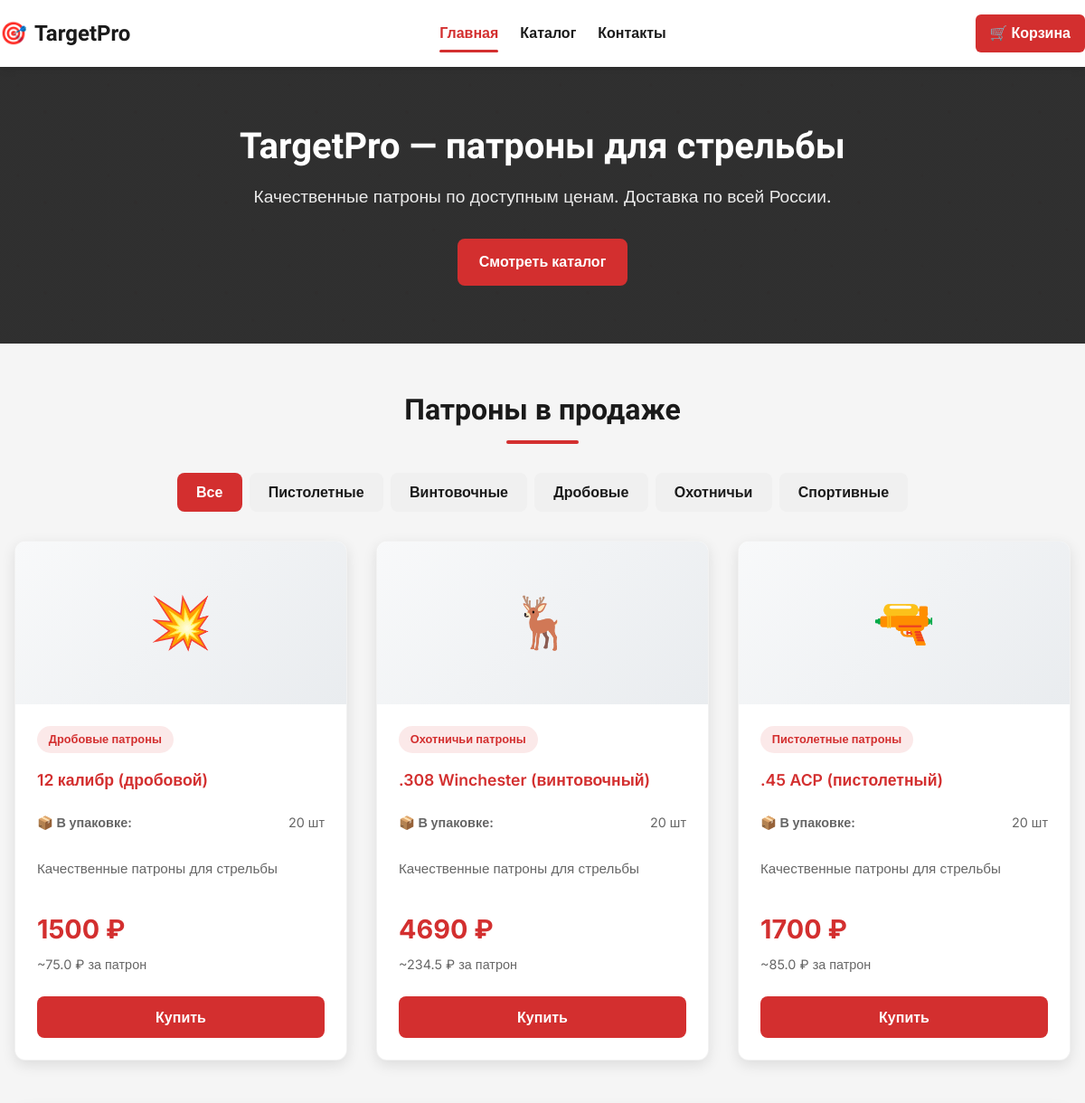
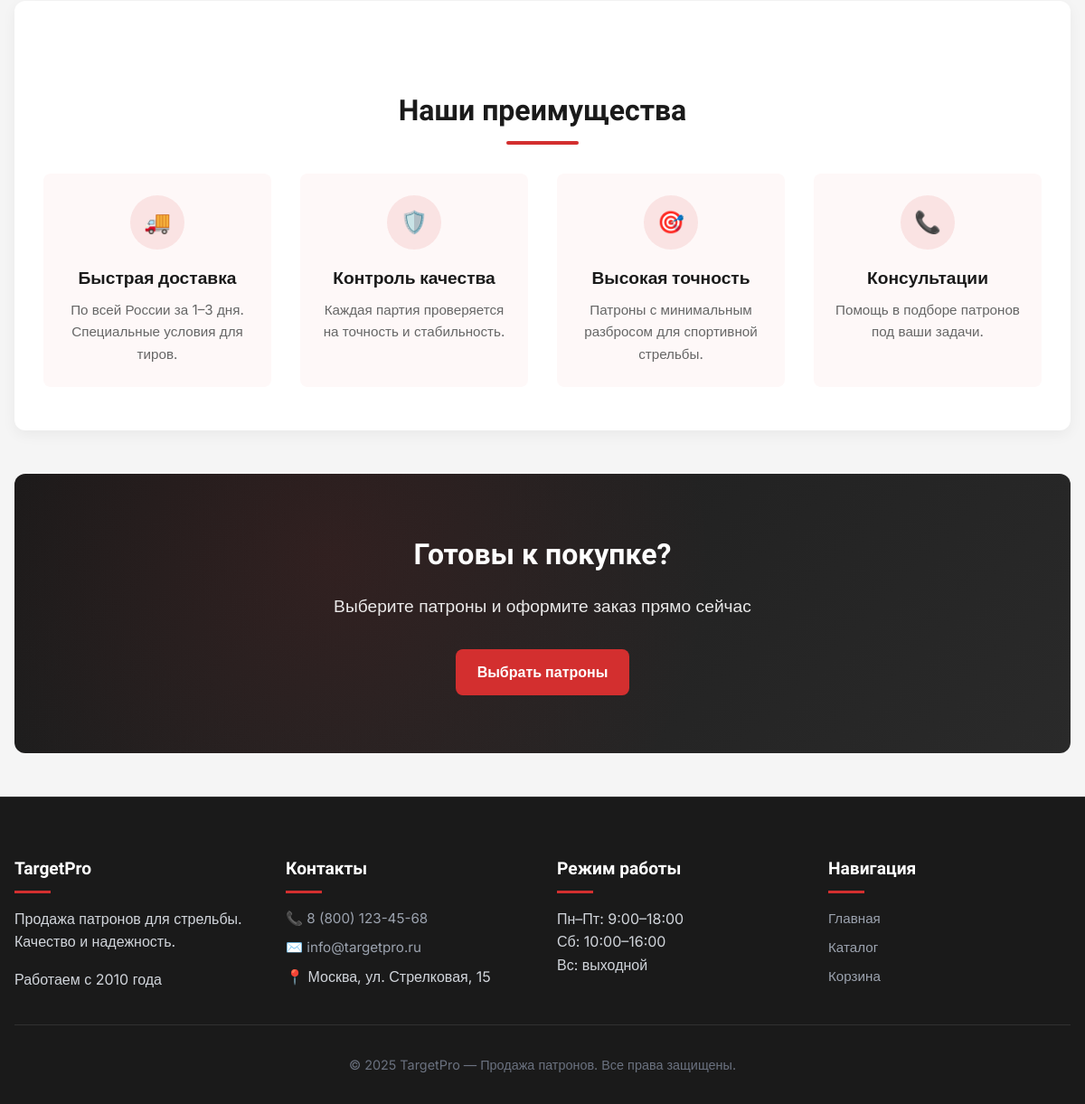
The page / on the database its author committed (2 pictures, top to bottom).
### webapp/models.py (models this page shows, shortened)
class AmmoSales(models.Model):
    CALIBER_CHOICES = [
        ('9x19', '9x19 мм (пистолетный)'),
        ('7.62x39', '7.62x39 мм (автоматный)'),
        ('5.45x39', '5.45x39 мм (автоматный)'),
        ('223REM', '.223 Remington (винтовочный)'),
        ('308WIN', '.308 Winchester (винтовочный)'),
        ('12GA', '12 калибр (дробовой)'),
        ('762x54', '7.62x54 мм (винтовочный)'),
        ('9x18', '9x18 мм (пистолетный)'),
        ('45ACP', '.45 ACP (пистолетный)'),
    ]
    TYPE_CHOICES = [
        ('PISTOL', 'Пистолетные патроны'),
        ('RIFLE', 'Винтовочные патроны'),
        ('SHOTGUN', 'Дробовые патроны'),
        ('SPORT', 'Спортивные патроны'),
        ('HUNTING', 'Охотничьи патроны'),
    ]
    name = models.CharField(
        max_length=200,
        verbose_name="Тип патронов",
        choices=TYPE_CHOICES,
        default='PISTOL'
    )
    caliber = models.CharField(
        max_length=20,
        verbose_name="Калибр",
        choices=CALIBER_CHOICES,
        default='9x19'
    )
    manufacturer = models.CharField(
        max_length=100,
        verbose_name="Производитель",
        default='Тульский патронный завод'
    )
    price = models.IntegerField(
        verbose_name="Цена (руб)",
        default=1500
    )
    quantity = models.IntegerField(
        verbose_name="Количество в упаковке",
        default=20
    )
    description = models.TextField(
        verbose_name="Описание",
        blank=True,
        default='Качественные патроны для стрельбы'
    )
    created_at = models.DateTimeField(
        auto_now_add=True,
        verbose_name="Дата добавления"
    )
    class Meta:
        verbose_name = "Патрон"
        verbose_name_plural = "Патроны"
        ordering = ['caliber', 'price']
    def price_per_round(self):
        if self.quantity > 0:
            return round(self.price / self.quantity, 2)
        return 0
    def get_caliber_display_name(self):
        for code, name in self.CALIBER_CHOICES:
            if code == self.caliber:
                return name
        return self.caliber
    def get_name_display_name(self):
        for code, name in self.TYPE_CHOICES:
            if code == self.name:
                return name
        return self.name

### webapp/views.py (the view)
# urls.py: path('', views.index, name='index'),
def index(request):
    cartridges = AmmoSales.objects.all().order_by('caliber', 'price')[:3]
    context = {'cartridges': cartridges,}
    return render(request, 'index.html', context)

### webapp/Templates/index.html (shortened to what this page needs)
<!DOCTYPE html>
<html lang="ru">
<head>
</head>
<body>
  <header class="header">
    <div class="container header-container">
      <a href="/" class="logo">
        <span class="logo-icon">🎯</span>
        <span>TargetPro</span>
      </a>
      <nav class="nav" id="mainNav">
        <a href="{% url 'index' %}" class="nav-link active">Главная</a>
        <a href="{% url 'catalog' %}" class="nav-link">Каталог</a>
        <a href="#contacts" class="nav-link">Контакты</a>
      </nav>
      <div style="display: flex; align-items: center; gap: 1rem;">
        <a href="{% url 'backet' %}" class="cart-link">
          🛒 Корзина
        </a>
      </div>
    </div>
  </header>
  <section class="hero">
    <div class="hero-content">
      <h1 class="hero-title">TargetPro — патроны для стрельбы</h1>
      <p class="hero-subtitle">Качественные патроны по доступным ценам. Доставка по всей России.</p>
      <a href="{% url 'catalog' %}" class="btn">Смотреть каталог</a>
    </div>
  </section>
  <main class="container">
    <section id="products" class="section">
      <h2 class="section-title">Патроны в продаже</h2>
      <div class="filters">
        <button class="btn filter-btn active" data-filter="all">Все</button>
        <button class="btn filter-btn" data-filter="PISTOL">Пистолетные</button>
        <button class="btn filter-btn" data-filter="RIFLE">Винтовочные</button>
        <button class="btn filter-btn" data-filter="SHOTGUN">Дробовые</button>
        <button class="btn filter-btn" data-filter="HUNTING">Охотничьи</button>
        <button class="btn filter-btn" data-filter="SPORT">Спортивные</button>
      </div>
      <div class="products-grid" id="ammo-grid">
        {% for cartridge in cartridges %}
        <article class="product-card" data-type="{{ cartridge.name }}">
          <div class="product-image">
            {% if cartridge.name == 'PISTOL' %}🔫
            {% elif cartridge.name == 'RIFLE' %}🎯
            {% elif cartridge.name == 'SHOTGUN' %}💥
            {% elif cartridge.name == 'HUNTING' %}🦌
            {% elif cartridge.name == 'SPORT' %}🏆
            {% else %}⚡
            {% endif %}
          </div>
          <div class="product-info">
            <div class="ammo-type-badge">
              {{ cartridge.get_name_display_name }}
            </div>
            <div class="product-caliber">{{ cartridge.get_caliber_display_name }}</div>
            <div class="product-spec">
              <span>📦 В упаковке:</span>
              <span>{{ cartridge.quantity }} шт</span>
            </div>
            {% if cartridge.description %}
            <p class="product-description">{{ cartridge.description|truncatechars:100 }}</p>
            {% endif %}
            <div class="price-current">{{ cartridge.price }} ₽</div>
            <div class="price-per-round">~{{ cartridge.price_per_round }} ₽ за патрон</div>
            <button class="btn add-to-cart" data-id="{{ cartridge.id }}">
              Купить
            </button>
          </div>
        </article>
        {% endfor %}
      </div>
    </section>
    <section class="features">
      <h2 class="section-title">Наши преимущества</h2>
      <div class="features-grid">
        <div class="feature-item">
          <div class="feature-icon">🚚</div>
          <h3 class="feature-title">Быстрая доставка</h3>
          <p class="feature-text">По всей России за 1–3 дня. Специальные условия для тиров.</p>
        </div>
        <div class="feature-item">
          <div class="feature-icon">🛡️</div>
          <h3 class="feature-title">Контроль качества</h3>
          <p class="feature-text">Каждая партия проверяется на точность и стабильность.</p>
        </div>
        <div class="feature-item">
          <div class="feature-icon">🎯</div>
          <h3 class="feature-title">Высокая точность</h3>
          <p class="feature-text">Патроны с минимальным разбросом для спортивной стрельбы.</p>
        </div>
        <div class="feature-item">
          <div class="feature-icon">📞</div>
          <h3 class="feature-title">Консультации</h3>
          <p class="feature-text">Помощь в подборе патронов под ваши задачи.</p>
        </div>
      </div>
    </section>
    <section class="cta">
      <div class="cta-content">
        <h2 class="cta-title">Готовы к покупке?</h2>
        <p class="cta-text">Выберите патроны и оформите заказ прямо сейчас</p>
        <div class="cta-buttons">
          <a href="#products" class="btn">Выбрать патроны</a>
        </div>
      </div>
    </section>
  </main>
  <footer class="footer" id="contacts">
    <div class="container">
      <div class="footer-grid">
        <div>
          <h3>TargetPro</h3>
          <p style="margin-bottom: 1rem;">Продажа патронов для стрельбы. Качество и надежность.</p>
          <p>Работаем с 2010 года</p>
        </div>
        <div>
          <h3>Контакты</h3>
          <a href="tel:88001234568">📞 8 (800) 123-45-68</a>
          <a href="mailto:info@targetpro.ru">✉️ info@targetpro.ru</a>
          <p style="margin-top: 0.5rem;">📍 Москва, ул. Стрелковая, 15</p>
        </div>
        <div>
          <h3>Режим работы</h3>
          <p>Пн–Пт: 9:00–18:00</p>
          <p>Сб: 10:00–16:00</p>
          <p>Вс: выходной</p>
        </div>
        <div>
          <h3>Навигация</h3>
          <a href="{% url 'index' %}">Главная</a>
          <a href="{% url 'catalog' %}">Каталог</a>
          <a href="{% url 'backet' %}">Корзина</a>
        </div>
      </div>
      <div class="footer-bottom">
        <p>© 2025 TargetPro — Продажа патронов. Все права защищены.</p>
      </div>
    </div>
  </footer>
</body>
</html>

### rows shown on the page
AmmoSales: get_name_display_name "Дробовые патроны", get_caliber_display_name "12 калибр (дробовой)", quantity "20", description "Качественные патроны для стрельбы", price "1500", price_per_round "75.0"
AmmoSales: get_name_display_name "Охотничьи патроны", get_caliber_display_name ".308 Winchester (винтовочный)", quantity "20", description "Качественные патроны для стрельбы", price "4690", price_per_round "234.5"
AmmoSales: get_name_display_name "Пистолетные патроны", get_caliber_display_name ".45 ACP (пистолетный)", quantity "20", description "Качественные патроны для стрельбы", price "1700", price_per_round "85.0"
